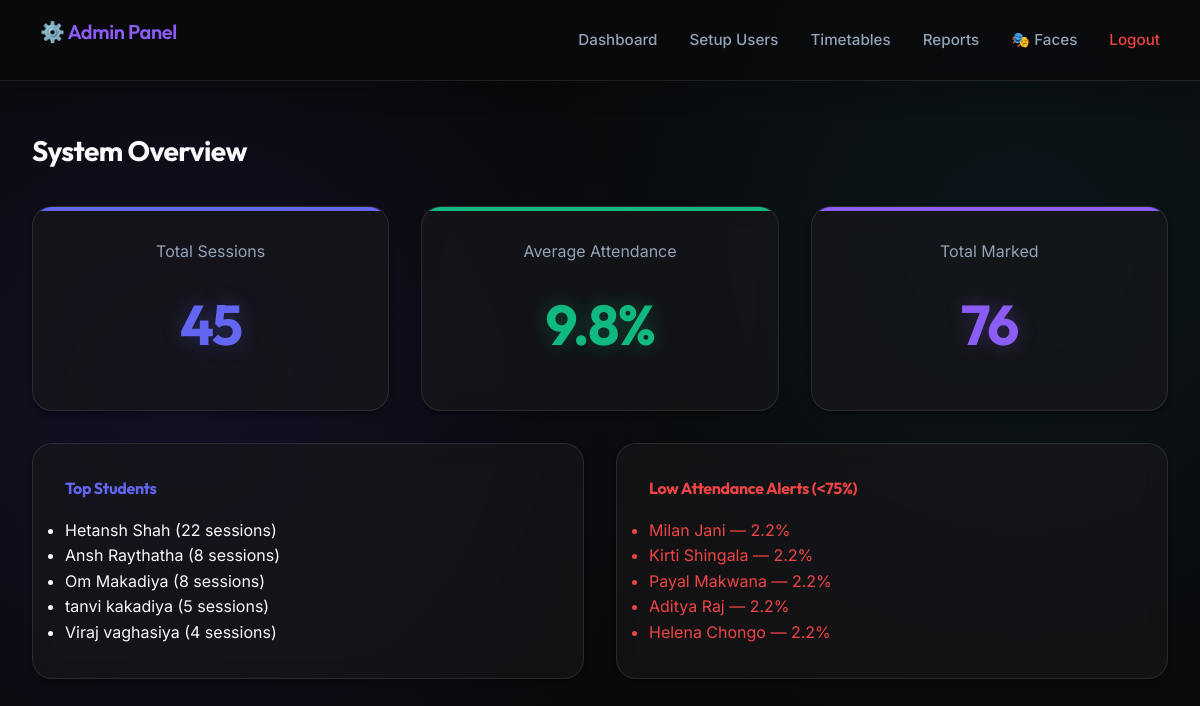
/admin (signed in), run on the app's committed database.
### tables this page shows
CREATE TABLE students (
                id INTEGER PRIMARY KEY AUTOINCREMENT,
                student_id TEXT UNIQUE NOT NULL,
                name TEXT NOT NULL,
                email TEXT UNIQUE NOT NULL,
                department TEXT NOT NULL,
                created_at TIMESTAMP DEFAULT CURRENT_TIMESTAMP,
                is_active BOOLEAN DEFAULT 1
            );

### app.py (the view)
    def wrap(*args, **kwargs):
        if not session.get("admin_logged_in"):
            return redirect(url_for("admin_login"))
        return f(*args, **kwargs)

### app.py (called while the page is built)
def admin_required(f):
    def wrap(*args, **kwargs):
        if not session.get("admin_logged_in"):
            return redirect(url_for("admin_login"))
        return f(*args, **kwargs)
    wrap.__name__ = f.__name__
    return wrap

@app.route("/admin")
@admin_required
def admin_dashboard():
    stats = analytics_service.get_system_statistics()
    return render_template("admin_dashboard.html", stats=stats)

### database.py (called while the page is built)
    def connect(self):
        self.conn = sqlite3.connect(DB_PATH)
        self.cursor = self.conn.cursor()

    def disconnect(self):
        if self.conn:
            self.conn.close()

### templates/admin_dashboard.html (shortened to what this page needs)
{% extends "admin_base.html" %}
{% block content %}
<h2>System Overview</h2>
<div class="grid-cards">
    <div class="stat-card stat-blue">
        <p>Total Sessions</p>
        <h3>{{ stats.total_sessions }}</h3>
    </div>
    <div class="stat-card stat-green">
        <p>Average Attendance</p>
        <h3>{{ stats.average_attendance|round(1) }}%</h3>
    </div>
    <div class="stat-card stat-purple">
        <p>Total Marked</p>
        <h3>{{ stats.total_marked }}</h3>
    </div>
</div>
<div class="grid-cards">
    <div class="stat-card" style="text-align: left;">
        <h4 style="color: var(--accent-blue);">Top Students</h4>
        <ul>
            {% for name, count in stats.top_students %}
                <li>{{ name }} ({{ count }} sessions)</li>
            {% else %}
                <li style="color: var(--text-muted);">No data yet</li>
            {% endfor %}
        </ul>
    </div>
    <div class="stat-card" style="text-align: left;">
        <h4 style="color: var(--accent-red);">Low Attendance Alerts (<75%)</h4>
        <ul>
            {% for name, rate in stats.low_attendance_students %}
                <li style="color: var(--accent-red);">{{ name }} — {{ rate|round(1) }}%</li>
            {% else %}
                <li style="color: var(--accent-green);">All good!</li>
            {% endfor %}
        </ul>
    </div>
</div>
{% endblock %}

### templates/admin_base.html (shortened to what this page needs)
<!DOCTYPE html>
<html lang="en">
<head>
    <link rel="stylesheet" href="{{ url_for('static', filename='css/styles.css') }}">
</head>
<body>
    <nav class="navbar">
        <div class="nav-brand" style="font-size: 1.25rem; font-weight: 600; color: var(--accent-purple);">
            ⚙️ Admin Panel
        </div>
        <div class="nav-links">
            <a href="{{ url_for('admin_dashboard') }}">Dashboard</a>
            <a href="{{ url_for('admin_setup') }}">Setup Users</a>
            <a href="{{ url_for('admin_timetables') }}">Timetables</a>
            <a href="{{ url_for('admin_reports') }}">Reports</a>
            <a href="{{ url_for('admin_faces') }}">🎭 Faces</a>
            <a href="{{ url_for('admin_logout') }}" style="color: var(--accent-red); margin-left: 2rem;">Logout</a>
        </div>
    </nav>
    <div class="container">
        {% block content %}{% endblock %}
    </div>
</body>
</html>

### static/css/styles.css (style rules this page uses)
:root { --bg-primary: #09090b; --bg-color-gradient: radial-gradient(circle at 15% 50%, rgba(30, 27, 75, 0.4), transparent 45%), radial-gradient(circle at 85% 30%, rgba(13, 40, 48, 0.4), transparent 45%); --bg-card: rgba(24, 24, 27, 0.65); --bg-hover: rgba(39, 39, 42, 0.8); --border-color: rgba(255, 255, 255, 0.1); --border-light: rgba(255, 255, 255, 0.15); --text-primary: #f8fafc; --text-muted: #94a3b8; --accent-blue: #6366f1; --accent-blue-hover: #4f46e5; --accent-green: #10b981; --accent-green-hover: #059669; --accent-red: #ef4444; --accent-red-hover: #dc2626; --accent-purple: #8b5cf6; --accent-gold: #f59e0b; --shadow-sm: 0 4px 6px -1px rgba(0, 0, 0, 0.3), 0 2px 4px -2px rgba(0, 0, 0, 0.3); --shadow-md: 0 10px 15px -3px rgba(0, 0, 0, 0.5), 0 4px 6px -4px rgba(0, 0, 0, 0.5); --shadow-glow: 0 0 20px rgba(99, 102, 241, 0.2); --radius-md: 12px; --radius-lg: 20px; --radius-full: 9999px; --transition-fast: 0.15s cubic-bezier(0.4, 0, 0.2, 1); --transition-smooth: 0.3s cubic-bezier(0.4, 0, 0.2, 1); }
* { box-sizing: border-box; margin: 0; padding: 0; }
body { font-family: 'Inter', system-ui, -apple-system, sans-serif; background-color: var(--bg-primary); background-image: var(--bg-color-gradient); background-attachment: fixed; color: var(--text-primary); line-height: 1.6; min-height: 100vh; display: flex; flex-direction: column; -webkit-font-smoothing: antialiased; -moz-osx-font-smoothing: grayscale; }
h1, h2, h3, h4, .nav-brand { font-family: 'Outfit', 'Inter', sans-serif; font-weight: 700; letter-spacing: -0.02em; color: var(--text-primary); margin-bottom: 1rem; }
h2 { font-size: 1.75rem; }
h3 { font-size: 1.25rem; }
p { margin-bottom: 1rem; color: var(--text-muted); }
.container { max-width: 1200px; margin: 0 auto; padding: 3rem 2rem; width: 100%; animation: fadeIn 0.6s ease-out; }
.navbar { background: rgba(9, 9, 11, 0.7); backdrop-filter: blur(16px); -webkit-backdrop-filter: blur(16px); border-bottom: 1px solid var(--border-color); padding: 1rem 2.5rem; display: flex; justify-content: space-between; align-items: center; position: sticky; top: 0; z-index: 50; box-shadow: 0 4px 30px rgba(0, 0, 0, 0.3); }
.nav-links { display: flex; align-items: center; }
.nav-links a { color: var(--text-muted); text-decoration: none; margin-left: 2rem; font-weight: 500; font-size: 0.95rem; transition: var(--transition-fast); position: relative; }
.nav-links a::after { content: ''; position: absolute; width: 0; height: 2px; bottom: -4px; left: 0; background-color: var(--accent-blue); transition: width 0.3s ease; border-radius: 2px; }
.grid-cards { display: grid; grid-template-columns: repeat(auto-fit, minmax(280px, 1fr)); gap: 2rem; margin-top: 2rem; }
.stat-card { background: var(--bg-card); backdrop-filter: blur(12px); -webkit-backdrop-filter: blur(12px); padding: 2rem; border-radius: var(--radius-lg); border: 1px solid var(--border-color); text-align: center; box-shadow: var(--shadow-sm); transition: var(--transition-smooth); position: relative; overflow: hidden; }
.stat-card::before { content: ''; position: absolute; top: 0; left: 0; right: 0; height: 4px; }
.stat-card h3 { font-family: 'Outfit', sans-serif; font-size: 3.5rem; font-weight: 700; margin: 1rem 0 0.5rem; letter-spacing: -0.03em; }
.stat-blue::before { background: var(--accent-blue); }
.stat-blue h3 { color: var(--accent-blue); text-shadow: 0 0 20px rgba(99,102,241,0.3); }
.stat-green::before { background: var(--accent-green); }
.stat-green h3 { color: var(--accent-green); text-shadow: 0 0 20px rgba(16,185,129,0.3); }
.stat-purple::before { background: var(--accent-purple); }
.stat-purple h3 { color: var(--accent-purple); text-shadow: 0 0 20px rgba(139,92,246,0.3); }

### data on the page
students: name "Hetansh Shah", count "22"
students: name "Ansh Raythatha", count "8"
students: name "Om Makadiya", count "8"
students: name "tanvi kakadiya", count "5"
students: name "Viraj vaghasiya", count "4"
students: name "Milan Jani", rate "2.2"
students: name "Kirti Shingala", rate "2.2"
students: name "Payal Makwana", rate "2.2"
students: name "Aditya Raj", rate "2.2"
students: name "Helena Chongo", rate "2.2"

### other printed values
{{ stats.total_sessions }} "45"
{{ stats.average_attendance|round(1) }} "9.8"
{{ stats.total_marked }} "76"
